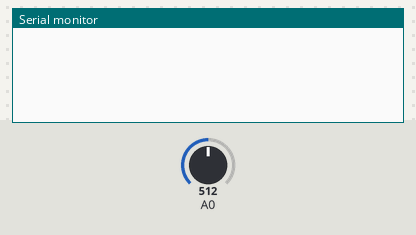
The sketch below on a simulated Arduino Uno, built with avr-gcc and run on an emulated ATmega328P. On the bench: the last lines printed to the serial monitor. The inputs (shaded band) are chosen by the test bench; at power-on: A0 = 512.

Above: at 1.2 s.
1.3 s: A0 set to 716
At 2.0 s:
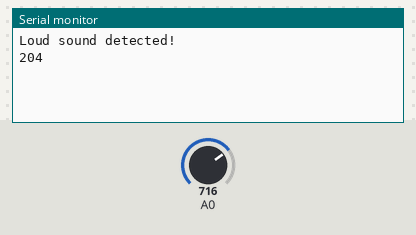
2.8 s: A0 set to 900
At 3.2 s:
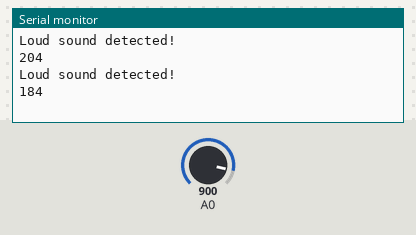

The sketch:

arduino_alarm.ino
```cpp
const int sampleWindow = 50; // Sample window width in ms (50 ms = 20Hz)
const int threshold = 80; // peak-to-peak sound level threshold
unsigned int sample;

void setup() {
  Serial.begin(9600);
}

void loop() {
  unsigned long startMillis = millis();  // Start of sample window
  unsigned int peakToPeak = 0;   // peak-to-peak level

  unsigned int signalMax = 0;
  unsigned int signalMin = 1024;

  // collect data for 50 ms
  while (millis() - startMillis < sampleWindow) {
    sample = analogRead(0);
    // toss out spurious readings
    if (sample < 1024) {
      if (sample > signalMax) {
        signalMax = sample;  // save just the max levels
      } else if (sample < signalMin) {
        signalMin = sample;  // save just the min levels
      }
    }
  }
  peakToPeak = signalMax - signalMin;  // max - min = peak-peak amplitude

  if (peakToPeak > threshold) {
    Serial.println("Loud sound detected!");
    Serial.println(peakToPeak);
  }
}
```

Measured:
- after the input at 1.3 s, the serial monitor: prints a new line at once (image 1)
- after the input at 2.8 s, the serial monitor: prints a new line at once (image 2)
